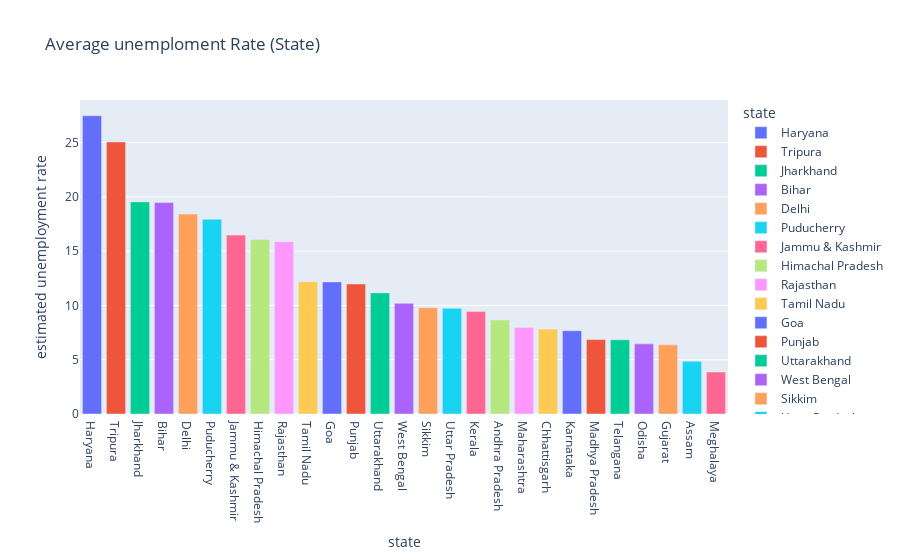

This figure's notebook cell:
### Code cell
fig = px.bar(state, x='state', y="estimated unemployment rate", color="state", title="Average unemploment Rate (State)")
fig.show()

### Figure 1 — Plotly figure (JSON) as saved in the notebook; plotly's stock layout.template omitted (floating-point values rounded to 4 significant figures)
{"data": [{"alignmentgroup": "True", "hovertemplate": "state=%{x}<br>estimated unemployment rate=%{y}<extra></extra>", "legendgroup": "Haryana", "marker": {"color": "#636efa", "pattern": {"shape": ""}}, "name": "Haryana", "offsetgroup": "Haryana", "orientation": "v", "showlegend": true, "textposition": "auto", "type": "bar", "x": ["Haryana"], "xaxis": "x", "y": [27.48], "yaxis": "y"}, {"alignmentgroup": "True", "hovertemplate": "state=%{x}<br>estimated unemployment rate=%{y}<extra></extra>", "legendgroup": "Tripura", "marker": {"color": "#EF553B", "pattern": {"shape": ""}}, "name": "Tripura", "offsetgroup": "Tripura", "orientation": "v", "showlegend": true, "textposition": "auto", "type": "bar", "x": ["Tripura"], "xaxis": "x", "y": [25.05], "yaxis": "y"}, {"alignmentgroup": "True", "hovertemplate": "state=%{x}<br>estimated unemployment rate=%{y}<extra></extra>", "legendgroup": "Jharkhand", "marker": {"color": "#00cc96", "pattern": {"shape": ""}}, "name": "Jharkhand", "offsetgroup": "Jharkhand", "orientation": "v", "showlegend": true, "textposition": "auto", "type": "bar", "x": ["Jharkhand"], "xaxis": "x", "y": [19.54], "yaxis": "y"}, {"alignmentgroup": "True", "hovertemplate": "state=%{x}<br>estimated unemployment rate=%{y}<extra></extra>", "legendgroup": "Bihar", "marker": {"color": "#ab63fa", "pattern": {"shape": ""}}, "name": "Bihar", "offsetgroup": "Bihar", "orientation": "v", "showlegend": true, "textposition": "auto", "type": "bar", "x": ["Bihar"], "xaxis": "x", "y": [19.47], "yaxis": "y"}, {"alignmentgroup": "True", "hovertemplate": "state=%{x}<br>estimated unemployment rate=%{y}<extra></extra>", "legendgroup": "Delhi", "marker": {"color": "#FFA15A", "pattern": {"shape": ""}}, "name": "Delhi", "offsetgroup": "Delhi", "orientation": "v", "showlegend": true, "textposition": "auto", "type": "bar", "x": ["Delhi"], "xaxis": "x", "y": [18.41], "yaxis": "y"}, {"alignmentgroup": "True", "hovertemplate": "state=%{x}<br>estimated unemployment rate=%{y}<extra></extra>", "legendgroup": "Puducherry", "marker": {"color": "#19d3f3", "pattern": {"shape": ""}}, "name": "Puducherry", "offsetgroup": "Puducherry", "orientation": "v", "showlegend": true, "textposition": "auto", "type": "bar", "x": ["Puducherry"], "xaxis": "x", "y": [17.94], "yaxis": "y"}, {"alignmentgroup": "True", "hovertemplate": "state=%{x}<br>estimated unemployment rate=%{y}<extra></extra>", "legendgroup": "Jammu & Kashmir", "marker": {"color": "#FF6692", "pattern": {"shape": ""}}, "name": "Jammu & Kashmir", "offsetgroup": "Jammu & Kashmir", "orientation": "v", "showlegend": true, "textposition": "auto", "type": "bar", "x": ["Jammu & Kashmir"], "xaxis": "x", "y": [16.48], "yaxis": "y"}, {"alignmentgroup": "True", "hovertemplate": "state=%{x}<br>estimated unemployment rate=%{y}<extra></extra>", "legendgroup": "Himachal Pradesh", "marker": {"color": "#B6E880", "pattern": {"shape": ""}}, "name": "Himachal Pradesh", "offsetgroup": "Himachal Pradesh", "orientation": "v", "showlegend": true, "textposition": "auto", "type": "bar", "x": ["Himachal Pradesh"], "xaxis": "x", "y": [16.07], "yaxis": "y"}, {"alignmentgroup": "True", "hovertemplate": "state=%{x}<br>estimated unemployment rate=%{y}<extra></extra>", "legendgroup": "Rajasthan", "marker": {"color": "#FF97FF", "pattern": {"shape": ""}}, "name": "Rajasthan", "offsetgroup": "Rajasthan", "orientation": "v", "showlegend": true, "textposition": "auto", "type": "bar", "x": ["Rajasthan"], "xaxis": "x", "y": [15.87], "yaxis": "y"}, {"alignmentgroup": "True", "hovertemplate": "state=%{x}<br>estimated unemployment rate=%{y}<extra></extra>", "legendgroup": "Tamil Nadu", "marker": {"color": "#FECB52", "pattern": {"shape": ""}}, "name": "Tamil Nadu", "offsetgroup": "Tamil Nadu", "orientation": "v", "showlegend": true, "textposition": "auto", "type": "bar", "x": ["Tamil Nadu"], "xaxis": "x", "y": [12.19], "yaxis": "y"}, {"alignmentgroup": "True", "hovertemplate": "state=%{x}<br>estimated unemployment rate=%{y}<extra></extra>", "legendgroup": "Goa", "marker": {"color": "#636efa", "pattern": {"shape": ""}}, "name": "Goa", "offsetgroup": "Goa", "orientation": "v", "showlegend": true, "textposition": "auto", "type": "bar", "x": ["Goa"], "xaxis": "x", "y": [12.17], "yaxis": "y"}, {"alignmentgroup": "True", "hovertemplate": "state=%{x}<br>estimated unemployment rate=%{y}<extra></extra>", "legendgroup": "Punjab", "marker": {"color": "#EF553B", "pattern": {"shape": ""}}, "name": "Punjab", "offsetgroup": "Punjab", "orientation": "v", "showlegend": true, "textposition": "auto", "type": "bar", "x": ["Punjab"], "xaxis": "x", "y": [11.98], "yaxis": "y"}, {"alignmentgroup": "True", "hovertemplate": "state=%{x}<br>estimated unemployment rate=%{y}<extra></extra>", "legendgroup": "Uttarakhand", "marker": {"color": "#00cc96", "pattern": {"shape": ""}}, "name": "Uttarakhand", "offsetgroup": "Uttarakhand", "orientation": "v", "showlegend": true, "textposition": "auto", "type": "bar", "x": ["Uttarakhand"], "xaxis": "x", "y": [11.16], "yaxis": "y"}, {"alignmentgroup": "True", "hovertemplate": "state=%{x}<br>estimated unemployment rate=%{y}<extra></extra>", "legendgroup": "West Bengal", "marker": {"color": "#ab63fa", "pattern": {"shape": ""}}, "name": "West Bengal", "offsetgroup": "West Bengal", "orientation": "v", "showlegend": true, "textposition": "auto", "type": "bar", "x": ["West Bengal"], "xaxis": "x", "y": [10.19], "yaxis": "y"}, {"alignmentgroup": "True", "hovertemplate": "state=%{x}<br>estimated unemployment rate=%{y}<extra></extra>", "legendgroup": "Sikkim", "marker": {"color": "#FFA15A", "pattern": {"shape": ""}}, "name": "Sikkim", "offsetgroup": "Sikkim", "orientation": "v", "showlegend": true, "textposition": "auto", "type": "bar", "x": ["Sikkim"], "xaxis": "x", "y": [9.793], "yaxis": "y"}, {"alignmentgroup": "True", "hovertemplate": "state=%{x}<br>estimated unemployment rate=%{y}<extra></extra>", "legendgroup": "Uttar Pradesh", "marker": {"color": "#19d3f3", "pattern": {"shape": ""}}, "name": "Uttar Pradesh", "offsetgroup": "Uttar Pradesh", "orientation": "v", "showlegend": true, "textposition": "auto", "type": "bar", "x": ["Uttar Pradesh"], "xaxis": "x", "y": [9.737], "yaxis": "y"}, {"alignmentgroup": "True", "hovertemplate": "state=%{x}<br>estimated unemployment rate=%{y}<extra></extra>", "legendgroup": "Kerala", "marker": {"color": "#FF6692", "pattern": {"shape": ""}}, "name": "Kerala", "offsetgroup": "Kerala", "orientation": "v", "showlegend": true, "textposition": "auto", "type": "bar", "x": ["Kerala"], "xaxis": "x", "y": [9.434], "yaxis": "y"}, {"alignmentgroup": "True", "hovertemplate": "state=%{x}<br>estimated unemployment rate=%{y}<extra></extra>", "legendgroup": "Andhra Pradesh", "marker": {"color": "#B6E880", "pattern": {"shape": ""}}, "name": "Andhra Pradesh", "offsetgroup": "Andhra Pradesh", "orientation": "v", "showlegend": true, "textposition": "auto", "type": "bar", "x": ["Andhra Pradesh"], "xaxis": "x", "y": [8.664], "yaxis": "y"}, {"alignmentgroup": "True", "hovertemplate": "state=%{x}<br>estimated unemployment rate=%{y}<extra></extra>", "legendgroup": "Maharashtra", "marker": {"color": "#FF97FF", "pattern": {"shape": ""}}, "name": "Maharashtra", "offsetgroup": "Maharashtra", "orientation": "v", "showlegend": true, "textposition": "auto", "type": "bar", "x": ["Maharashtra"], "xaxis": "x", "y": [7.979], "yaxis": "y"}, {"alignmentgroup": "True", "hovertemplate": "state=%{x}<br>estimated unemployment rate=%{y}<extra></extra>", "legendgroup": "Chhattisgarh", "marker": {"color": "#FECB52", "pattern": {"shape": ""}}, "name": "Chhattisgarh", "offsetgroup": "Chhattisgarh", "orientation": "v", "showlegend": true, "textposition": "auto", "type": "bar", "x": ["Chhattisgarh"], "xaxis": "x", "y": [7.819], "yaxis": "y"}, {"alignmentgroup": "True", "hovertemplate": "state=%{x}<br>estimated unemployment rate=%{y}<extra></extra>", "legendgroup": "Karnataka", "marker": {"color": "#636efa", "pattern": {"shape": ""}}, "name": "Karnataka", "offsetgroup": "Karnataka", "orientation": "v", "showlegend": true, "textposition": "auto", "type": "bar", "x": ["Karnataka"], "xaxis": "x", "y": [7.668], "yaxis": "y"}, {"alignmentgroup": "True", "hovertemplate": "state=%{x}<br>estimated unemployment rate=%{y}<extra></extra>", "legendgroup": "Madhya Pradesh", "marker": {"color": "#EF553B", "pattern": {"shape": ""}}, "name": "Madhya Pradesh", "offsetgroup": "Madhya Pradesh", "orientation": "v", "showlegend": true, "textposition": "auto", "type": "bar", "x": ["Madhya Pradesh"], "xaxis": "x", "y": [6.854], "yaxis": "y"}, {"alignmentgroup": "True", "hovertemplate": "state=%{x}<br>estimated unemployment rate=%{y}<extra></extra>", "legendgroup": "Telangana", "marker": {"color": "#00cc96", "pattern": {"shape": ""}}, "name": "Telangana", "offsetgroup": "Telangana", "orientation": "v", "showlegend": true, "textposition": "auto", "type": "bar", "x": ["Telangana"], "xaxis": "x", "y": [6.833], "yaxis": "y"}, {"alignmentgroup": "True", "hovertemplate": "state=%{x}<br>estimated unemployment rate=%{y}<extra></extra>", "legendgroup": "Odisha", "marker": {"color": "#ab63fa", "pattern": {"shape": ""}}, "name": "Odisha", "offsetgroup": "Odisha", "orientation": "v", "showlegend": true, "textposition": "auto", "type": "bar", "x": ["Odisha"], "xaxis": "x", "y": [6.462], "yaxis": "y"}, {"alignmentgroup": "True", "hovertemplate": "state=%{x}<br>estimated unemployment rate=%{y}<extra></extra>", "legendgroup": "Gujarat", "marker": {"color": "#FFA15A", "pattern": {"shape": ""}}, "name": "Gujarat", "offsetgroup": "Gujarat", "orientation": "v", "showlegend": true, "textposition": "auto", "type": "bar", "x": ["Gujarat"], "xaxis": "x", "y": [6.376], "yaxis": "y"}, {"alignmentgroup": "True", "hovertemplate": "state=%{x}<br>estimated unemployment rate=%{y}<extra></extra>", "legendgroup": "Assam", "marker": {"color": "#19d3f3", "pattern": {"shape": ""}}, "name": "Assam", "offsetgroup": "Assam", "orientation": "v", "showlegend": true, "textposition": "auto", "type": "bar", "x": ["Assam"], "xaxis": "x", "y": [4.856], "yaxis": "y"}, {"alignmentgroup": "True", "hovertemplate": "state=%{x}<br>estimated unemployment rate=%{y}<extra></extra>", "legendgroup": "Meghalaya", "marker": {"color": "#FF6692", "pattern": {"shape": ""}}, "name": "Meghalaya", "offsetgroup": "Meghalaya", "orientation": "v", "showlegend": true, "textposition": "auto", "type": "bar", "x": ["Meghalaya"], "xaxis": "x", "y": [3.866], "yaxis": "y"}], "layout": {"barmode": "relative", "legend": {"title": {"text": "state"}, "tracegroupgap": 0}, "title": {"text": "Average unemploment Rate (State)"}, "xaxis": {"anchor": "y", "categoryarray": ["Haryana", "Tripura", "Jharkhand", "Bihar", "Delhi", "Puducherry", "Jammu & Kashmir", "Himachal Pradesh", "Rajasthan", "Tamil Nadu", "Goa", "Punjab", "Uttarakhand", "West Bengal", "Sikkim", "Uttar Pradesh", "Kerala", "Andhra Pradesh", "Maharashtra", "Chhattisgarh", "Karnataka", "Madhya Pradesh", "Telangana", "Odisha", "Gujarat", "Assam", "Meghalaya"], "categoryorder": "array", "domain": [0, 1], "title": {"text": "state"}}, "yaxis": {"anchor": "x", "domain": [0, 1], "title": {"text": "estimated unemployment rate"}}}}
